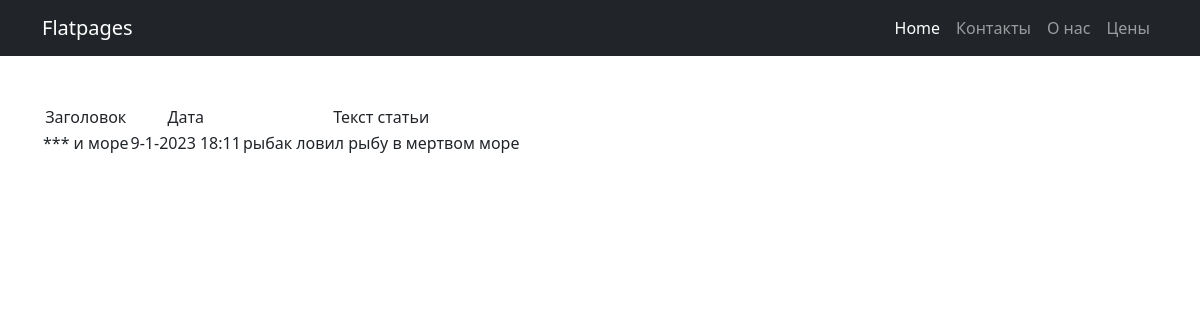
The page /news/2 on the database its author committed.
### simpleapp/models.py (models this page shows, shortened)
class News(models.Model):
    header = models.CharField(
        max_length=50,
        unique=True,
    )
    creationTime = models.DateTimeField(auto_now_add=True)
    description = models.TextField()

### simpleapp/views.py (the view)
# urls.py: path('<int:pk>', NewsDetail.as_view()),
class NewsDetail(DetailView):
    model = News  # указываем модель, объекты которой мы будем выводить
    template_name = 'news.html'  # указываем имя шаблона, в котором будет лежать HTML, в нём будут все инструкции о том, как именно пользователю должны вывестись наши объекты
    context_object_name = 'news'

### simpleapp/templatetags/custom_filters.py (called while the page is built)
@register.filter(name='censor') # регистрируем наш фильтр под именем multiply, чтоб django понимал, что это именно фильтр, а не простая функция
def cut(value):
    Banned_List = ["идиот", "урод", "блядь", "хуй", "мудак"]
    new_sentence = ""
    for word in value.lower().split():
        if word in Banned_List:
            new_sentence += '*** '
        else:
            new_sentence += word + ' '
    return new_sentence

### templates/news.html (shortened to what this page needs)
{% extends 'flatpages/default.html' %}
{% load custom_filters %}
{% block content %}
    {% if news %}
        <table>
            <tr>
                <td>
                    Заголовок
                </td>
                <td>
                    Дата
                </td>
                <td>
                    Текст статьи
                </td>
            </tr>
            <tr>
                <td>
                    {{ news.header|censor}}
                </td>
                <td>
		   {{ news.creationTime.day}}-{{ news.creationTime.month}}-{{news.creationTime.year}} {{ news.creationTime.hour}}:{{ news.creationTime.minute}}
                </td>
                <td>
                    {{ news.description|censor}}
                </td>
            </tr>
        </table>
    {% else %}
        <h2>Новостей нет!</h2>
    {% endif %}
{% endblock content %}

### rows shown on the page
News: header|censor "*** и море", creationTime.day "9", creationTime.month "1", creationTime.year "2023", creationTime.hour "18", creationTime.minute "11", description|censor "рыбак ловил рыбу в мертвом море"
